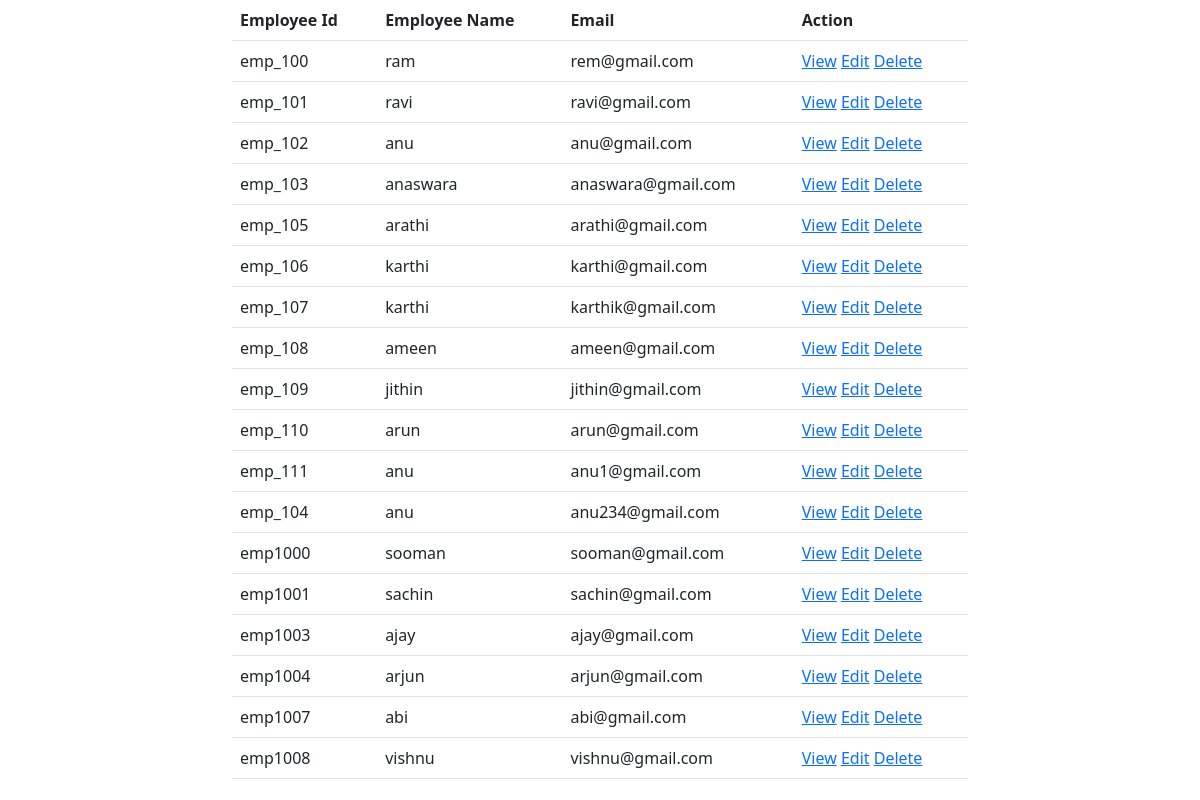
/employee/all, run on an earlier commit of the app's database.
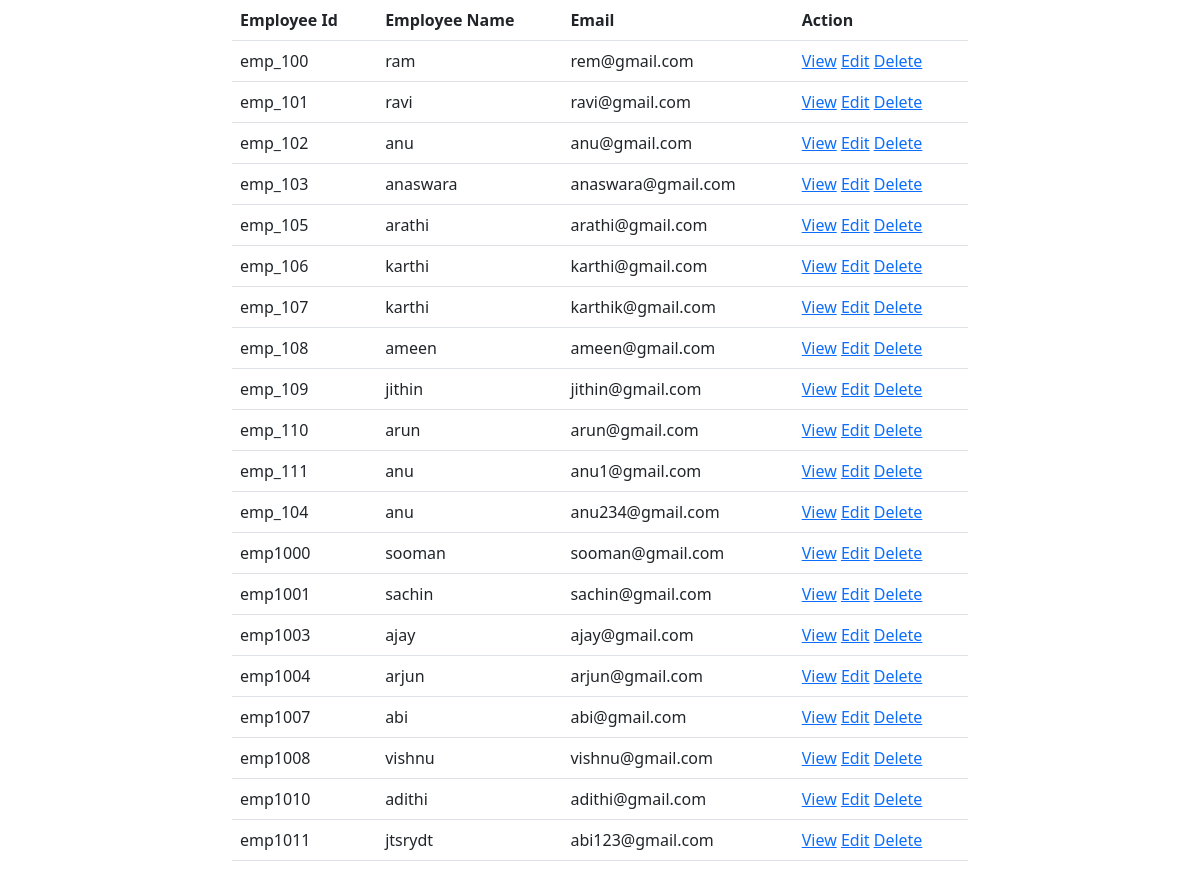
And on a later commit of the database.
### employee/models.py (models this page shows, shortened)
class Employee(models.Model):
    eid = models.CharField(max_length=120,primary_key=True)
    employee_name = models.CharField(max_length=120)
    designation = models.CharField(max_length=120)
    salary = models.PositiveIntegerField()
    email = models.EmailField(unique=True)
    experience = models.PositiveIntegerField(null=True)

### employee/views.py (the view)
# urls.py: path("all", views.EmployeeListView.as_view(), name="emp-list"),
class EmployeeListView(View):
    def get(self, request, *args, **kwargs):
        qs = Employee.objects.all()
        return render(request, "emp-list.html", {"employees": qs})

### employee/templates/emp-list.html (shortened to what this page needs)
<!DOCTYPE html>
<html lang="en">
<head>
<link href="https://cdn.jsdelivr.net/npm/bootstrap@5.2.0-beta1/dist/css/bootstrap.min.css" rel="stylesheet">
</head>
<body>
<div class="container">
    <div class="row">
        <div class="col-2"></div>
        <div class="col-8">
           <table class="table">
               <tr>
                   <th>Employee Id</th>
                   <th>Employee Name</th>
                   <th>Email</th>
                   <th>Action</th>
               </tr>
               {%for emp in employees%}
               <tr>
                   <td>{{emp.eid}}</td>
                   <td>{{emp.employee_name}}</td>
                   <td>{{emp.email}}</td>
                   <td>
                       <a href="{%url "emp-detail" emp.eid%}">View</a>
                       <a href="{%url "emp-edit" emp.eid%}">Edit</a>
                       <a href="{%url "emp-remove" emp.eid%}">Delete</a>
                   </td>
               </tr>
               {%endfor%}
           </table>
        </div>
        <div class="col-2"></div>
    </div>
</div>
</body>
</html>

What changed in the data, as far as the page shows it:
added Employee: eid "emp1010", employee_name "adithi", email "adithi@gmail.com"
added Employee: eid "emp1011", employee_name "jtsrydt", email "abi123@gmail.com"
